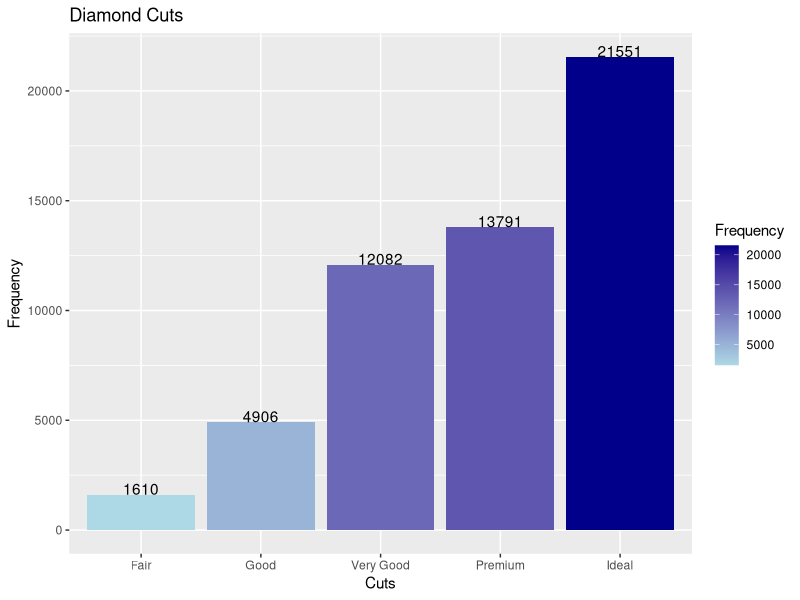
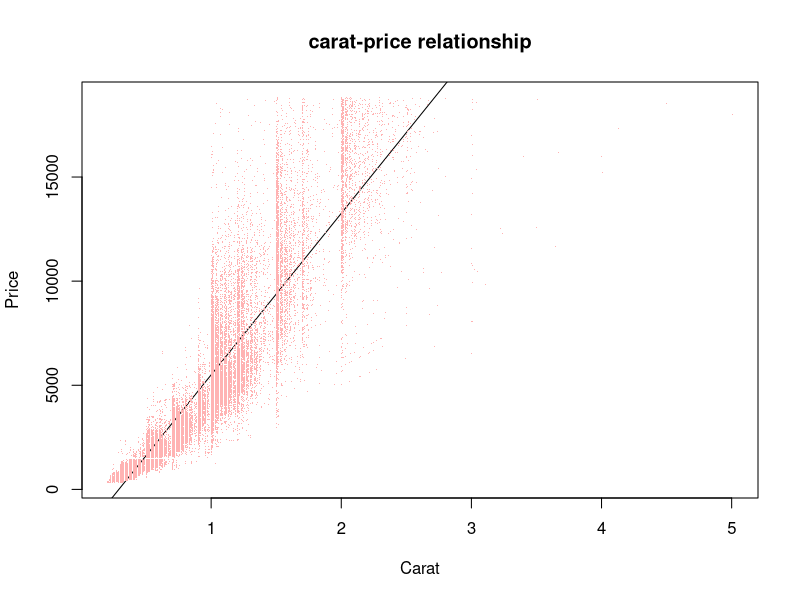
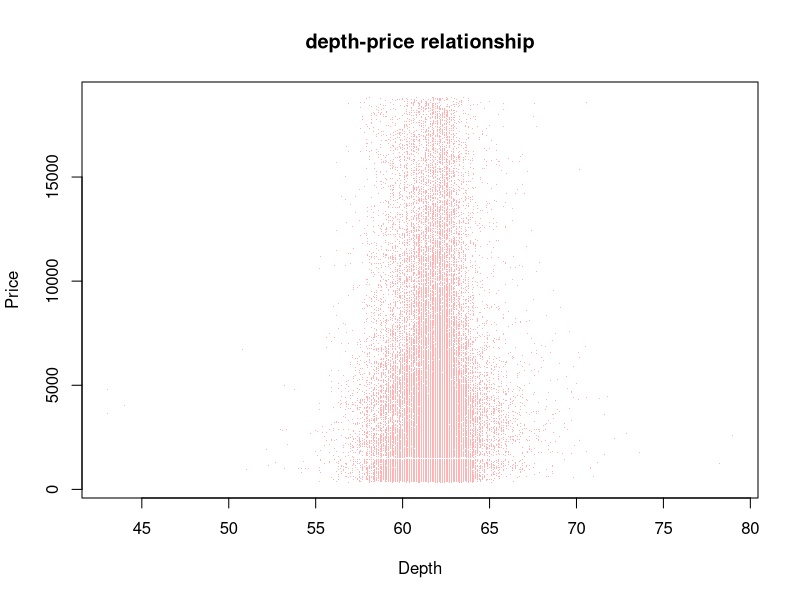
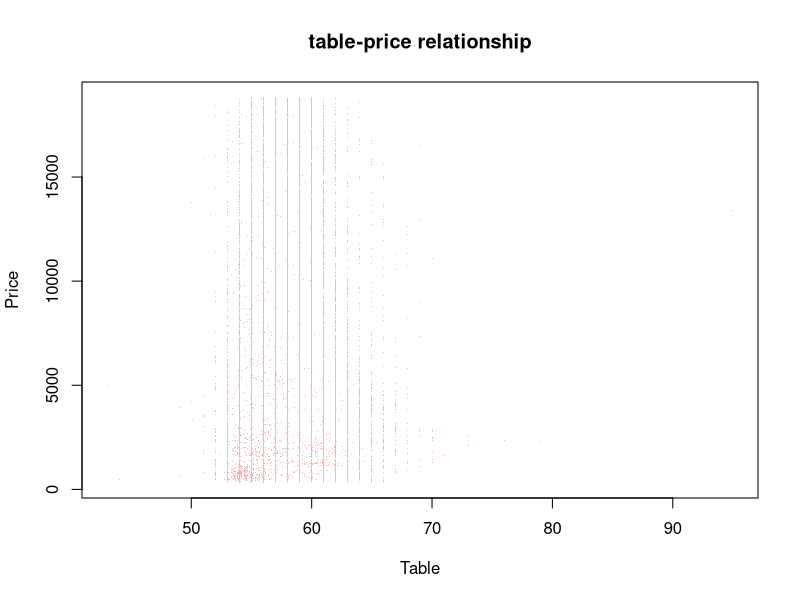
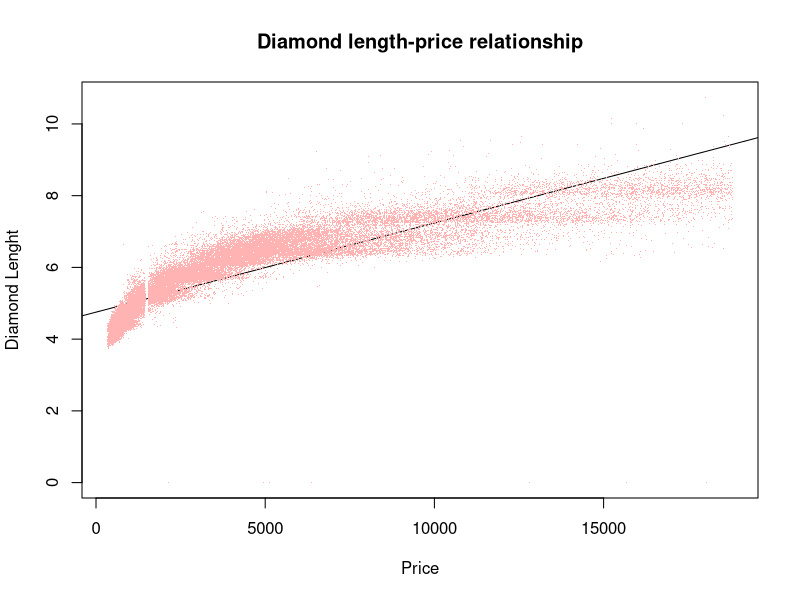

Here is the R script that generated these plots, in order:
## ---- chunk 1
library(ggplot2)
mydiamonds <- diamonds
## ---- chunk 2
#head(mydiamonds, 10)
#??mt.mydiamonds
## ---- chunk 3
num_rows <- nrow(mydiamonds)
paste("This dataframe has ", as.character(num_rows), " rows.")
## ---- chunk 4
largest_weight = max(mydiamonds$carat)

result <- paste("The largest diamond weighed ", as.character(largest_weight))
result
x = which(mydiamonds$carat == largest_weight)
#mydiamonds[x,]
## ---- chunk 5
costliest = max(mydiamonds$price)
cheapest = min(mydiamonds$price)
paste("Costliest diamond is ", as.character(costliest))
paste("Cheapest diamond is ",as.character(cheapest))
x = which(mydiamonds$price == costliest)
y = which(mydiamonds$price == cheapest)
#mydiamonds[x,]
#mydiamonds[y,]
## ---- chunk 6
library(dplyr)

pivot_table <- mydiamonds %>% group_by(cut) %>% summarise(
  total_count = n()
)
#pivot_table
Cuts <- pivot_table$cut
Frequency <- pivot_table$total_count
#barplot(y_ax,names.arg=x_ax,xlab="Cut",ylab="Frequency",fill="greens", col="green",
#main="Diamond Cuts")
ggplot(pivot_table, aes(x= Cuts, y = Frequency, fill=Frequency)) + geom_bar(stat = "identity") +  geom_text(aes(label = Frequency), vjust=0) + ggtitle("Diamond Cuts")  + scale_fill_gradient(low="#ADD8E6",high="#00008B")

## ---- chunk 7
#subset(mydiamonds, price == min(price))
subset(mydiamonds, price == max(price))
## ---- chunk 8
x_ax2 <-mydiamonds$carat
y_ax2 <- mydiamonds$price
#ggplot(mydiamonds, aes(x= carat, y = price)) + geom_point() + geom_smooth()
plot(x_ax2, y_ax2, main = "carat-price relationship", xlab = "Carat", ylab = "Price",pch = ".", col = "#ffb3b3" , abline(lm(y_ax2 ~ x_ax2), col = "black"))
## ---- chunk 9
x_ax3 <-mydiamonds$depth

plot(x_ax3, y_ax2, main = "depth-price relationship", xlab = "Depth", ylab = "Price",pch = ".", col = "#ffb3b3" )
## ---- chunk 10
x_ax4 <-mydiamonds$table

plot(x_ax4, y_ax2, main = "table-price relationship", xlab = "Table", ylab = "Price",pch = ".", col = "#ffb3b3")
## ---- chunk 11
x_ax5 <-mydiamonds$x

plot(y_ax2, x_ax5,  main = "Diamond length-price relationship", xlab = "Price", ylab = "Diamond Lenght",pch = ".", col = "#ffb3b3" , abline(lm(x_ax5 ~ y_ax2), col = "black"))
#ggplot(mydiamonds, aes(x= carat, y = x)) + geom_point() + geom_smooth()
